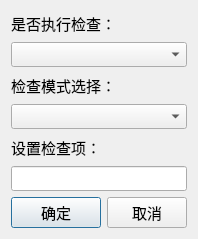
<?xml version="1.0" encoding="UTF-8"?>
<ui version="4.0">
 <class>CheckItemWnd</class>
 <widget class="QDialog" name="CheckItemWnd">
  <property name="geometry">
   <rect>
    <x>0</x>
    <y>0</y>
    <width>177</width>
    <height>236</height>
   </rect>
  </property>
  <property name="font">
   <font>
    <family>Consolas</family>
    <pointsize>11</pointsize>
   </font>
  </property>
  <property name="windowTitle">
   <string>检查项</string>
  </property>
  <layout class="QGridLayout" name="gridLayout">
   <item row="0" column="0" colspan="2">
    <widget class="QLabel" name="label">
     <property name="sizePolicy">
      <sizepolicy hsizetype="Preferred" vsizetype="Fixed">
       <horstretch>0</horstretch>
       <verstretch>0</verstretch>
      </sizepolicy>
     </property>
     <property name="minimumSize">
      <size>
       <width>0</width>
       <height>25</height>
      </size>
     </property>
     <property name="text">
      <string>是否执行检查：</string>
     </property>
    </widget>
   </item>
   <item row="2" column="0" colspan="2">
    <widget class="QLabel" name="label_2">
     <property name="sizePolicy">
      <sizepolicy hsizetype="Preferred" vsizetype="Fixed">
       <horstretch>0</horstretch>
       <verstretch>0</verstretch>
      </sizepolicy>
     </property>
     <property name="minimumSize">
      <size>
       <width>0</width>
       <height>25</height>
      </size>
     </property>
     <property name="text">
      <string>检查模式选择：</string>
     </property>
    </widget>
   </item>
   <item row="4" column="0">
    <widget class="QLabel" name="label_3">
     <property name="sizePolicy">
      <sizepolicy hsizetype="Preferred" vsizetype="Fixed">
       <horstretch>0</horstretch>
       <verstretch>0</verstretch>
      </sizepolicy>
     </property>
     <property name="minimumSize">
      <size>
       <width>0</width>
       <height>25</height>
      </size>
     </property>
     <property name="text">
      <string>设置检查项：</string>
     </property>
    </widget>
   </item>
   <item row="5" column="0" colspan="2">
    <widget class="QLineEdit" name="lineEdit_condition">
     <property name="minimumSize">
      <size>
       <width>0</width>
       <height>25</height>
      </size>
     </property>
    </widget>
   </item>
   <item row="6" column="0">
    <widget class="QPushButton" name="pushButton_ok">
     <property name="text">
      <string>确定</string>
     </property>
    </widget>
   </item>
   <item row="6" column="1">
    <widget class="QPushButton" name="pushButton_cancel">
     <property name="text">
      <string>取消</string>
     </property>
    </widget>
   </item>
   <item row="1" column="0" colspan="2">
    <widget class="QComboBox" name="comboBox_isCheck">
     <property name="minimumSize">
      <size>
       <width>0</width>
       <height>25</height>
      </size>
     </property>
    </widget>
   </item>
   <item row="3" column="0" colspan="2">
    <widget class="QComboBox" name="comboBox_state">
     <property name="minimumSize">
      <size>
       <width>0</width>
       <height>25</height>
      </size>
     </property>
    </widget>
   </item>
  </layout>
 </widget>
 <layoutdefault spacing="6" margin="11"/>
 <tabstops>
  <tabstop>comboBox_isCheck</tabstop>
  <tabstop>comboBox_state</tabstop>
  <tabstop>lineEdit_condition</tabstop>
  <tabstop>pushButton_ok</tabstop>
  <tabstop>pushButton_cancel</tabstop>
 </tabstops>
 <resources/>
 <connections/>
</ui>
